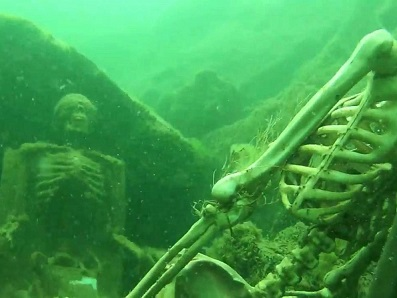
#> input picture hazy/1.jpg, 397 x 298 px; its folder holds only this picture in this run
$ python dehaze_multi.py hazy/1.jpg
#> lines starting #> are read from the running program, lines starting #| are printed output that depends on the picture; after the words box and inside, x2 and y2 are one past the last pixel; in counts of white or black regions, pixels touching at a corner belong together
#> further down, img is the input picture: shape (298, 397, 3); mean B, G, R 77.2, 157, 65.1
import os
import cv2
import math
import numpy as np
import sys

def apply_mask(matrix, mask, fill_value):
    masked = np.ma.array(matrix, mask=mask, fill_value=fill_value)
    print('MASKED=',masked)
    return masked.filled()

def apply_threshold(matrix, low_value, high_value):
    low_mask = matrix < low_value
    matrix = apply_mask(matrix, low_mask, low_value)
    print('Low MASK->',low_mask,'\nMatrix->',matrix)

    high_mask = matrix > high_value
    matrix = apply_mask(matrix, high_mask, high_value)
    print('high MASK->',high_mask,'\nMatrix->',matrix)

    return matrix

def simplest_cb(img, percent):
#> called with percent = 1
    assert img.shape[2] == 3
    assert percent > 0 and percent < 100

    half_percent = percent / 200.0
    print('HALF PERCENT->',half_percent)

    channels = cv2.split(img)
    print('Channels->\n',channels)
#> (printed output is left out)
    print('Shape->',channels[0].shape)
#| Shape-> (298, 397)
    print('Shape of channels->',len(channels[2]))
#| Shape of channels-> 298

    out_channels = []
    for channel in channels:
        assert len(channel.shape) == 2
        # find the low and high precentile values (based on the input percentile)
        height, width = channel.shape
        vec_size = width * height
        flat = channel.reshape(vec_size)
        print('vec=',vec_size,'\nFlat=',flat)
        print(flat[1009])
        assert len(flat.shape) == 1

        flat = np.sort(flat)

        n_cols = flat.shape[0]

        low_val  = flat[math.floor(n_cols * half_percent)]
        high_val = flat[math.ceil( n_cols * (1.0 - half_percent))]
        print(math.floor(n_cols*half_percent))
        print(math.ceil(n_cols*half_percent))
        print(math.floor(n_cols*(1-half_percent)))
        print(math.ceil(n_cols*(1-half_percent)))

        print ("sorted flat: ", flat)
        print ("n_cols: ", n_cols)
        print ("Lowval: ", low_val)
        print ("Highval: ", high_val)

        # saturate below the low percentile and above the high percentile
        thresholded = apply_threshold(channel, low_val, high_val)
        # scale the channel
        normalized = cv2.normalize(thresholded, thresholded.copy(), 0, 255, cv2.NORM_MINMAX)
        out_channels.append(normalized)
#> this loop made 3 passes
#> (low_val, high_val) on passes 1 to 3: (8, 191), (61, 255), (15, 179)
#> (printed output is left out)
#> pass 1, in apply_threshold, `low_mask = matrix < low_value`:
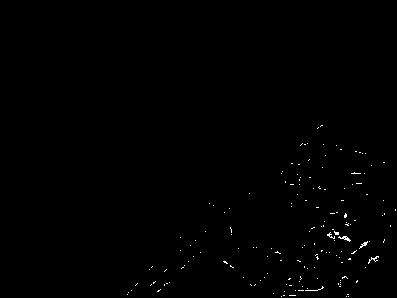
#> low_mask: shape (298, 397) bool; 0.39% white in thin lines or dots, all inside (x1, y1, x2, y2) = (127, 125, 396, 297)
#> pass 1, in apply_mask, `masked = np.ma.array(matrix, mask=mask, fill_value=fill_value)`:
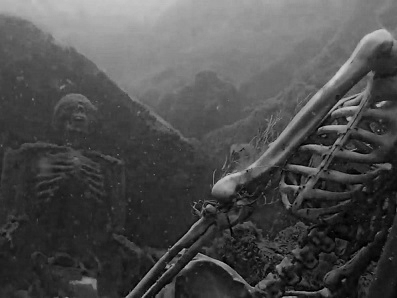
#> masked: shape (298, 397); min 0, max 209, mean 77.2
#> pass 1, in apply_threshold, `high_mask = matrix > high_value`:
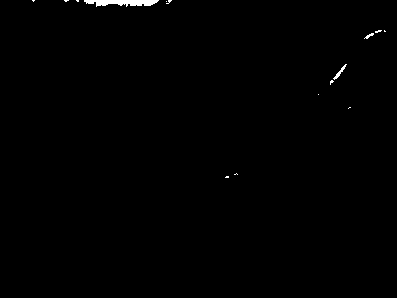
#> high_mask: shape (298, 397) bool; 0.43% white; 15 white regions (12 under 20 px), largest, box (x1, y1, x2, y2) and area: (84, 0, 159, 7) 358, (333, 64, 347, 80) 52, (364, 33, 374, 39) 25
#> after the loop:
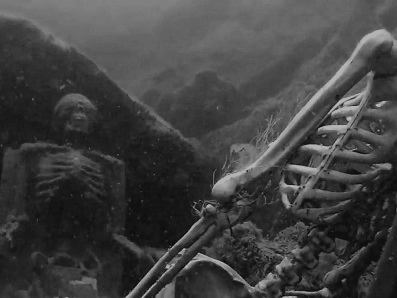
#> thresholded: shape (298, 397); min 15, max 179, mean 65
#> after the loop, out_channels = 3 items

    return cv2.merge(out_channels)
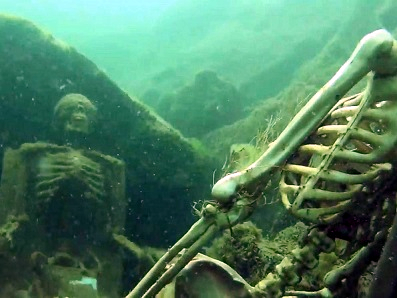
#> returned value: shape (298, 397, 3); mean of channels 0, 1, 2 96.4, 126.2, 77.8; drawn as B, G, R

#img = cv2.imread(sys.argv[1])
directory = "./hazy"
files = os.listdir(directory)
filepaths = [os.path.join(directory,i) for i in files]
print(filepaths)
print("Directory= \n\n\n\n", directory.split('/'))
for i in filepaths:
	img = cv2.imread(i)
	try:
		img.shape[2] == 3
	except:
		continue
	out = simplest_cb(img, 1)
	cv2.imshow("Before", img)
	cv2.imshow("After", out)
	cv2.waitKey(0)

#> (the run stopped early here; a loop or call above may not have finished)

$ run again, on hazy/maxresdefault.jpg
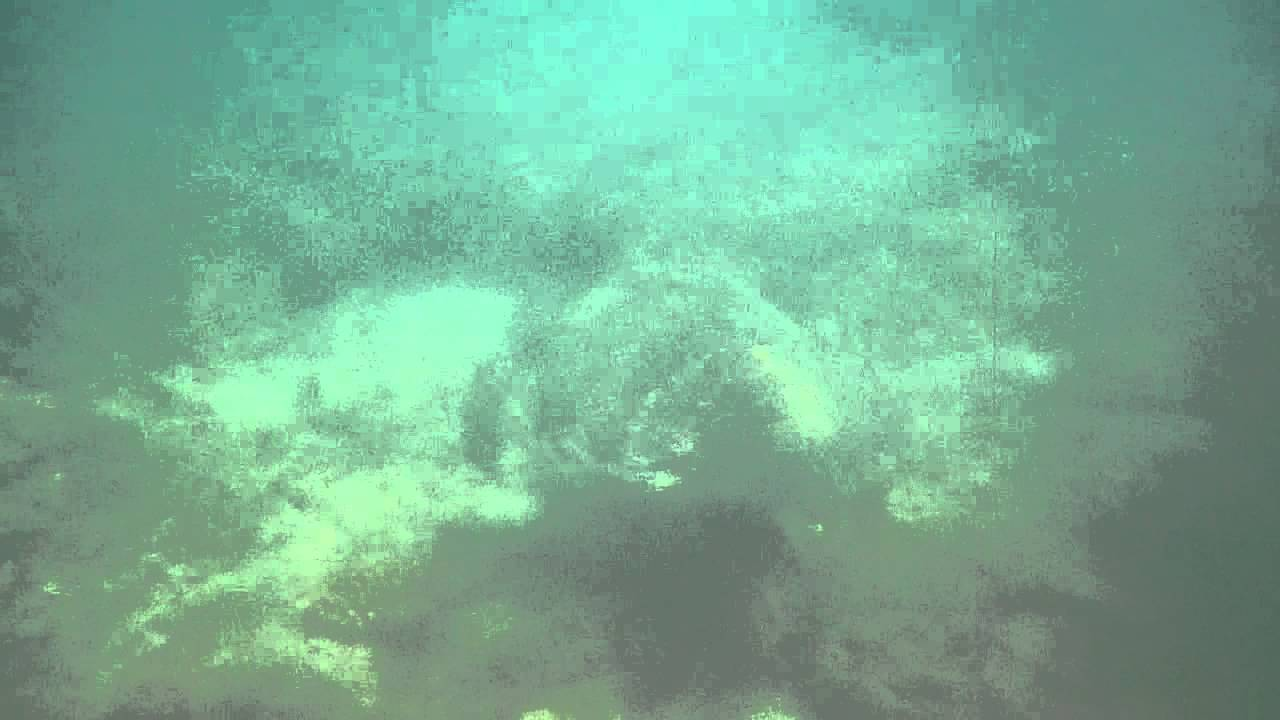
#> input picture hazy/maxresdefault.jpg, 1280 x 720 px
#> img is the input picture: shape (720, 1280, 3); mean B, G, R 147.4, 173.3, 118.5
#> (printed output is left out)
#| Shape-> (720, 1280)
#| Shape of channels-> 720
#> the loop in simplest_cb, `for channel in channels:` made 3 passes
#> (low_val, high_val) on passes 1 to 3: (95, 225), (107, 255), (83, 178)
#> (printed output is left out)
#> after the loop in simplest_cb, `for channel in channels:`:
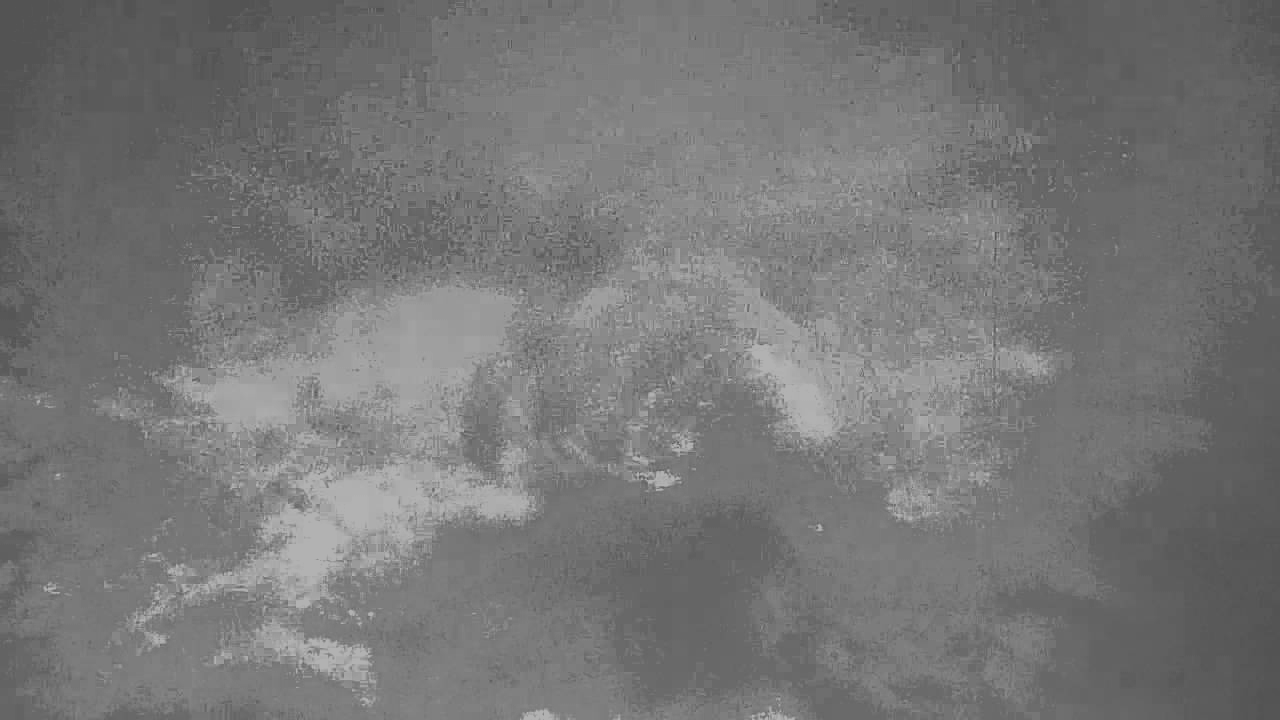
#> thresholded: shape (720, 1280); min 83, max 178, mean 118.4
#> after the loop in simplest_cb, `for channel in channels:`: out_channels = 3 items
#> in simplest_cb, `return cv2.merge(out_channels)`:
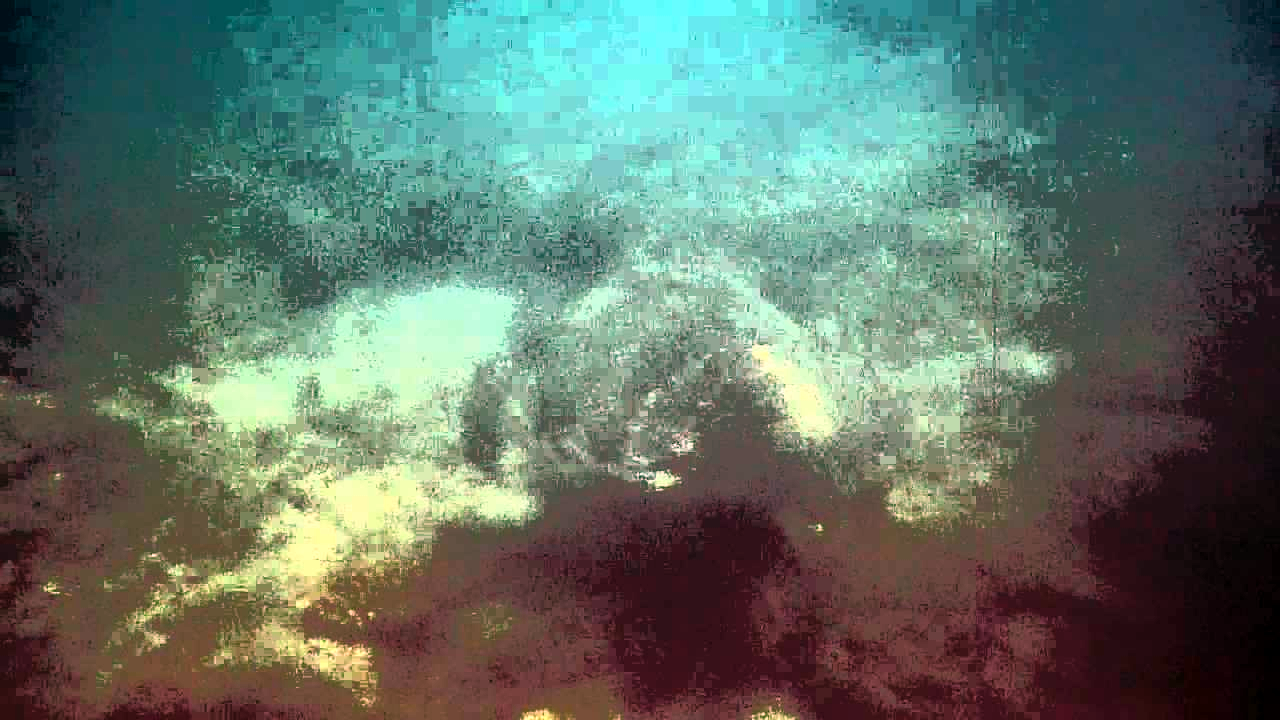
#> returned value: shape (720, 1280, 3); mean of channels 0, 1, 2 102.8, 114.2, 95.1; drawn as B, G, R

$ run again, on hazy/tort.jpg
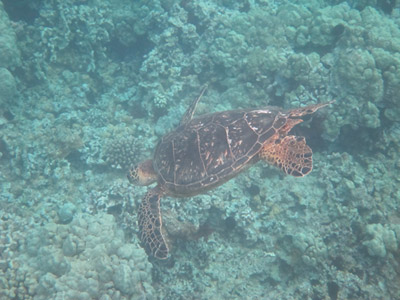
#> input picture hazy/tort.jpg, 400 x 300 px
#> img is the input picture: shape (300, 400, 3); mean B, G, R 149.8, 148.5, 111.5
#> (printed output is left out)
#| Shape-> (300, 400)
#| Shape of channels-> 300
#> the loop in simplest_cb, `for channel in channels:` made 3 passes
#> (low_val, high_val) on passes 1 to 3: (107, 203), (102, 207), (70, 179)
#> (printed output is left out)
#> after the loop in simplest_cb, `for channel in channels:`:
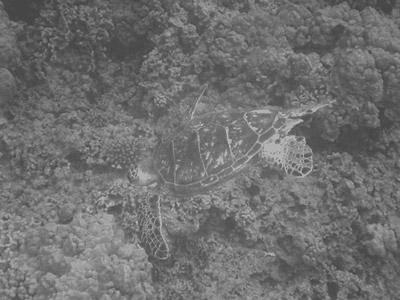
#> thresholded: shape (300, 400); min 70, max 179, mean 111.4
#> after the loop in simplest_cb, `for channel in channels:`: out_channels = 3 items
#> in simplest_cb, `return cv2.merge(out_channels)`:
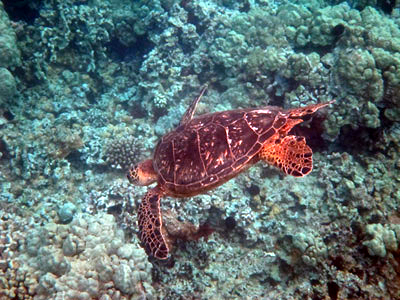
#> returned value: shape (300, 400, 3); mean of channels 0, 1, 2 113.7, 112.9, 96.8; drawn as B, G, R

$ run again, on hazy/2a.jpg
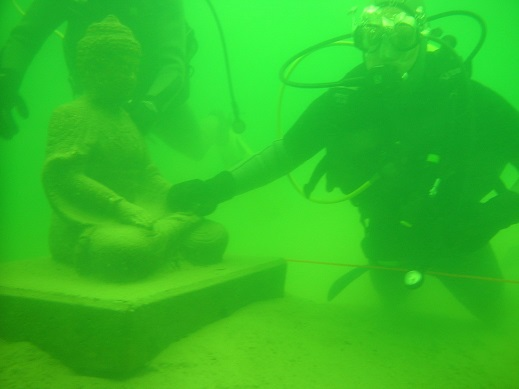
#> input picture hazy/2a.jpg, 519 x 389 px
#> img is the input picture: shape (389, 519, 3); mean B, G, R 36.1, 189.1, 49.2
#> (printed output is left out)
#| Shape-> (389, 519)
#| Shape of channels-> 389
#> the loop in simplest_cb, `for channel in channels:` made 3 passes
#> (low_val, high_val) on passes 1 to 3: (7, 80), (133, 255), (17, 100)
#> (printed output is left out)
#> after the loop in simplest_cb, `for channel in channels:`:
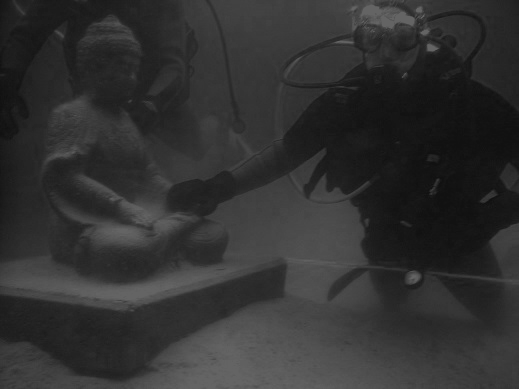
#> thresholded: shape (389, 519); min 17, max 100, mean 49.1
#> after the loop in simplest_cb, `for channel in channels:`: out_channels = 3 items
#> in simplest_cb, `return cv2.merge(out_channels)`:
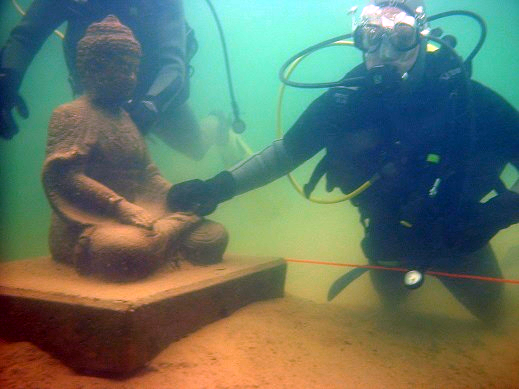
#> returned value: shape (389, 519, 3); mean of channels 0, 1, 2 101.5, 117.4, 98.7; drawn as B, G, R
